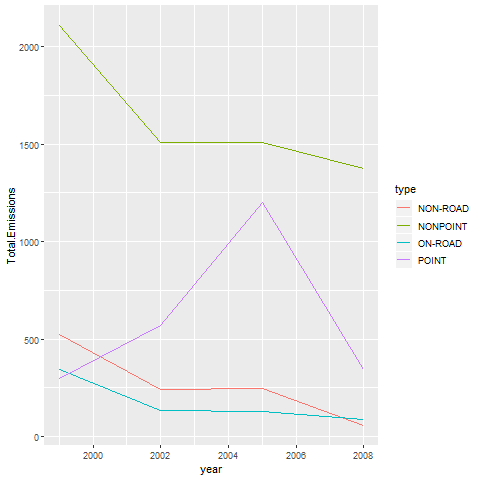

Here is the R script that generated this plot:
plot3 <- function(NEI) {
    ## NEI is the dataset provided in the assignment
    ## 
    ## Question 3: Of the four types of sources indicated by the type (point, nonpoint, onroad, 
    ## nonroad) variable, which of these four sources have seen decreases in emissions from 
    ## 1999–2008 for Baltimore City? Which have seen increases in emissions from 1999–2008? 
    ## 
    ## Use the ggplot2 plotting system to make a plot answer this question.
    
    library(dplyr)
    library(ggplot2)
    
    MarylandFIPS <- "24510"
    ML.NEI <- subset(NEI, fips == MarylandFIPS)
    
    ML.NEI <- group_by(ML.NEI, year, type)
    HL.ML.NEI <- summarise(ML.NEI, Total.Emissions = sum(Emissions))
    
    png("plot3.png")
    plot3 <- qplot(x = year, y = Total.Emissions, data = HL.ML.NEI, col = type, geom = "line")
    print(plot3)
    dev.off()
    
    HL.ML.NEI
    
}